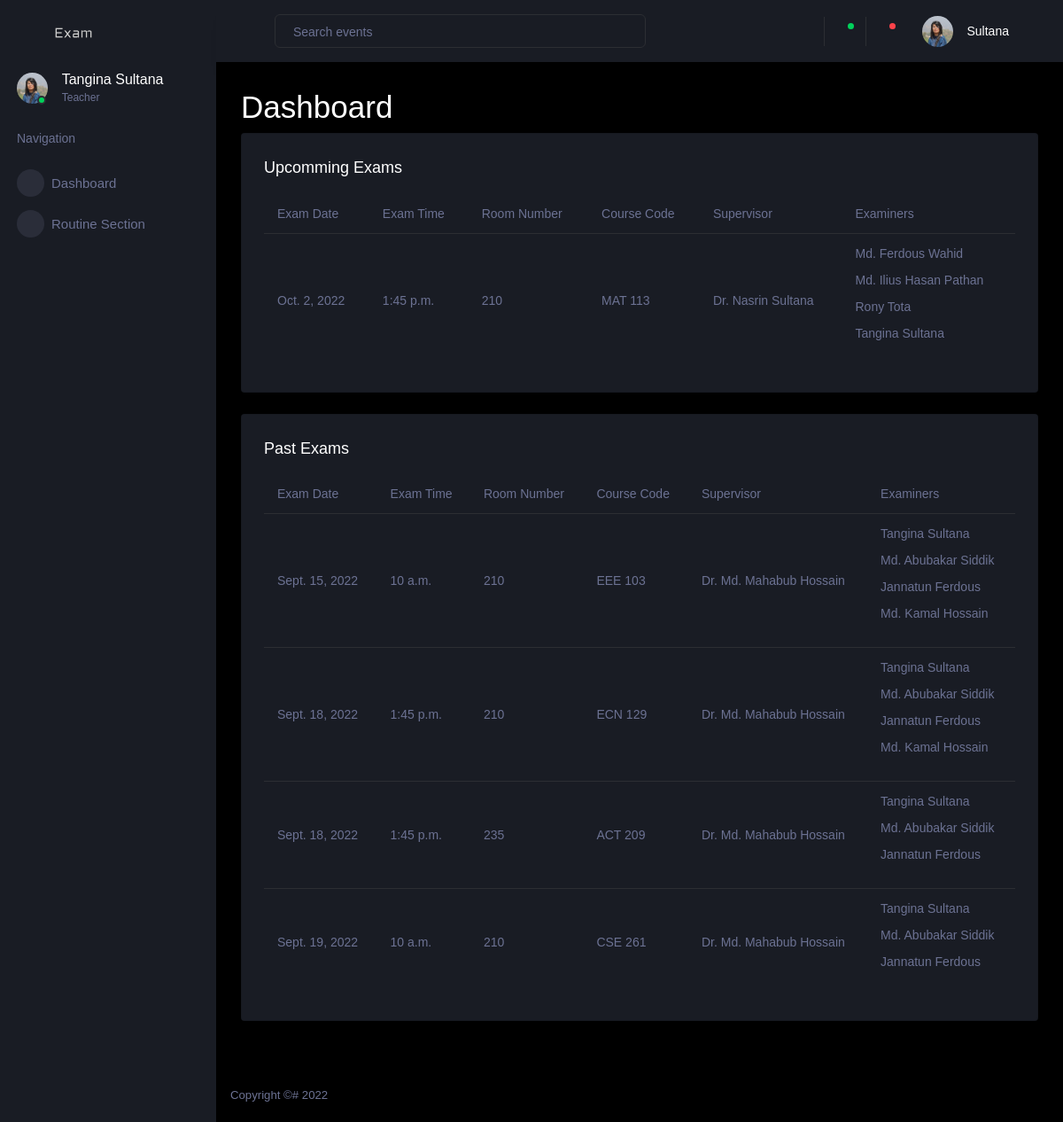
The app's page /user/ (signed in) with its own data.
### account/models.py (models this page shows, shortened)
class Teacher(models.Model):
    user = models.OneToOneField(
        User, on_delete=models.CASCADE, primary_key=True)
    title = models.CharField(max_length=255, null=False,
                             choices=TEACHER_TITLE_CHOICES, default='None')
    contact_number = models.CharField(null=False, unique=True, max_length=255)
    profile_picture = models.ImageField(
        upload_to=get_profile_pictures_directory, blank=True, null=True)
    department = models.ForeignKey(Department, on_delete=models.DO_NOTHING)
    is_available = models.BooleanField(default=True)
    total_creadits = models.DecimalField(
        max_digits=10, decimal_places=2, default=0)
    def __str__(self) -> str:
        return self.user.first_name + " " + self.user.last_name

class Exam(models.Model):
    exam_date = models.DateField()
    exam_time = models.TimeField()
    room_number = models.IntegerField()
    faculty = models.ForeignKey(
        Faculty, on_delete=models.DO_NOTHING, related_name='+')
    course = models.ForeignKey(
        Course, on_delete=models.DO_NOTHING, related_name='+')
    examiners = models.ManyToManyField(Teacher, related_name='+')
    supervisor = models.ForeignKey(
        Teacher, on_delete=models.DO_NOTHING, related_name='supervisor')
    routine = models.ForeignKey(
        Routine, on_delete=models.CASCADE, null=False, default=1)

### dashboard/models.py (models this page shows, shortened)
class Course(models.Model):
    code = models.CharField(max_length=255, null=False)
    credits = models.DecimalField(null=False, max_digits=4, decimal_places=2)
    department = models.ForeignKey(
        Department, on_delete=models.CASCADE, null=False)
    is_sessional = models.BooleanField(null=False, default=False)
    level = models.CharField(max_length=1, null=False,
                             choices=LEVEL_CHOICES, default='1')
    name = models.CharField(max_length=255, null=False)
    semester = models.CharField(
        max_length=2, null=False, choices=SEMESTER_CHOICES, default='I')
    def __str__(self) -> str:
        return f"{ self.code }"

### dashboard/views.py (the view)
# urls.py: path('', dashboard, name='dashboard-page'),
def dashboard(request):
    context = get_context(request)
    return render(request, 'dashboard.html', context)

### account/models.py (called while the page is built)
    def __str__(self) -> str:
        return self.messages

### dashboard/models.py (called while the page is built)
    def __str__(self) -> str:
        return self.name

### dashboard/views.py (called while the page is built)
def is_dean(user):
    try:
        teacher = Teacher.objects.get(user=user)
    except Teacher.DoesNotExist:
        return None
    deans = Dean.objects.filter(teacher=teacher).order_by('-joined')[:1]
    if len(deans) != 1:
        return None
    return deans[0]

def is_staff(user):
    try:
        staff = Staff.objects.get(user=user)
    except Staff.DoesNotExist:
        return None
    return staff

def is_teacher(user):
    try:
        teacher = Teacher.objects.get(user=user)
    except Teacher.DoesNotExist:
        return None
    return teacher

def get_exams(approved_routines, teacher=None):
    past = []
    current = []
    upcomming = []
    today = date.today()
    for routine in approved_routines:
        exams = routine.exam_set.all()
        if teacher:
            exams = filter(lambda exam: teacher in exam.examiners.all()
                           or teacher == exam.supervisor, exams)
        for exam in exams:
            if exam.exam_date == today:
                current.append(exam)
            elif exam.exam_date < today:
                past.append(exam)
            else:
                upcomming.append(exam)
    return current, past, upcomming

def get_notification(user):
    return Notification.objects.filter(user=user, marked_read=False).all()

### dashboard/templates/dashboard.html (shortened to what this page needs)
{% extends "dashboard-base.html" %}
{% load static %}
{% block content %}
<h1>Dashboard</h1>
{% if is_staff %}
<div class="create-new">
  <a class="nav-link btn btn-success create-new-button" href="{% url 'add-routine' %}">
    Add Routine
  </a>
</div>
{% if routines|length %}
<div class="row ">
  <div class="col-12 grid-margin">
    <div class="card">
      <div class="card-body">
        <h4 class="card-title">Pending Routines</h4>
        <div class="table-responsive">
          <table class="table">
            <thead>
              <tr>
                <th> Routine Name </th>
                <th> Department Name </th>
                <th> Start Date </th>
              </tr>
            </thead>
            <tbody>
              {% for routine in routines %}
              <tr>
                <td> {{routine.name}} </td>
                <td> {{routine.department}} </td>
                <td> {{routine.start_date}} </td>
                <td>
                  <a class="btn btn-success" href="{% url 'routine-approve-view' routine.id  %}">View</a>
                </td>
                <td>
                  <a class="btn btn-danger" href="{% url 'reject-routine' routine.id  %}">Reject</a>
                </td>
              </tr>
              {% endfor %}
            </tbody>
          </table>
        </div>
      </div>
    </div>
  </div>
</div>
{% endif %}
{% if approved_routines|length %}
<div class="row">
  <div class="col-12 grid-margin">
    <div class="card">
      <div class="card-body">
        <h4 class="card-title">Routines</h4>
        <div class="table-responsive">
          <table class="table">
            <thead>
              <tr>
                <th> Routine Name </th>
                <th> Department Name </th>
                <th> Start Date </th>
              </tr>
            </thead>
            <tbody>
              {% for routine in approved_routines %}
              <tr>
                <td> {{routine.name}} </td>
                <td> {{routine.department}} </td>
                <td> {{routine.start_date}} </td>
                <td>
                  <a class="btn btn-primary" href="{% url 'routine-view' routine.id  %}">View</a>
                </td>
                <td>
                  <a class="btn btn-success" href="#">Download</a>
                </td>
              </tr>
              {% endfor %}
            </tbody>
          </table>
        </div>
      </div>
    </div>
  </div>
</div>
{% endif %}
{% else %}
{% if upcomming_exams|length %}
<div class="row">
  <div class="col-12 grid-margin">
    <div class="card">
      <div class="card-body">
        <h4 class="card-title">Upcomming Exams</h4>
        <div class="table-responsive">
          <table class="table">
            <thead>
              <tr>
                <th>Exam Date</th>
                <th>Exam Time</th>
                <th>Room Number</th>
                <th>Course Code</th>
                <th>Supervisor</th>
                <th>Examiners</th>
              </tr>
            </thead>
            <tbody>
              {% for exam in upcomming_exams %}
              <tr>
                <td>{{ exam.exam_date }}</td>
                <td>{{ exam.exam_time }}</td>
                <td>{{ exam.room_number }}</td>
                <td>{{ exam.course }}</td>
                <td>{{ exam.supervisor }}</td>
                <td>
                  {% for teacher in exam.examiners.all %}
                  <p> {{ teacher }} </p>
                  {% endfor %}
                </td>
              </tr>
              {% endfor %}
            </tbody>
          </table>
        </div>
      </div>
    </div>
  </div>
</div>
{% endif %}
{% if past_exams|length %}
<div class="row">
  <div class="col-12 grid-margin">
    <div class="card">
      <div class="card-body">
        <h4 class="card-title">Past Exams</h4>
        <div class="table-responsive">
          <table class="table">
            <thead>
              <tr>
                <th>Exam Date</th>
                <th>Exam Time</th>
                <th>Room Number</th>
                <th>Course Code</th>
                <th>Supervisor</th>
                <th>Examiners</th>
              </tr>
            </thead>
            <tbody>
              {% for exam in past_exams %}
              <tr>
                <td>{{ exam.exam_date }}</td>
                <td>{{ exam.exam_time }}</td>
                <td>{{ exam.room_number }}</td>
                <td>{{ exam.course }}</td>
                <td>{{ exam.supervisor }}</td>
                <td>
                  {% for teacher in exam.examiners.all %}
                  <p> {{ teacher }} </p>
                  {% endfor %}
                </td>
              </tr>
              {% endfor %}
            </tbody>
          </table>
        </div>
      </div>
    </div>
  </div>
</div>
{% endif %}
{% endif %}
{% endblock content %}

### dashboard/templates/dashboard-base.html (shortened to what this page needs)
{% load static %}
<!DOCTYPE html>
<html lang="en">
<head>
  <link rel="stylesheet" href="{% static 'dashboard/vendors/mdi/css/materialdesignicons.min.css' %}" />
  <link rel="stylesheet" href="{% static 'dashboard/vendors/css/vendor.bundle.base.css' %}" />
  <link rel="stylesheet" href="{% static 'dashboard/vendors/jvectormap/jquery-jvectormap.css' %}" />
  <link rel="stylesheet" href="{% static 'dashboard/vendors/flag-icon-css/css/flag-icon.min.css' %}" />
  <link rel="stylesheet" href="{% static 'dashboard/vendors/owl-carousel-2/owl.carousel.min.css' %}" />
  <link rel="stylesheet" href="{% static 'dashboard/vendors/owl-carousel-2/owl.theme.default.min.css' %}" />
  <link rel="stylesheet" href="{% static 'dashboard/css/style.css' %}" />
</head>
<body>
  <div class="container-scroller">
    <nav class="sidebar sidebar-offcanvas" id="sidebar">
      <div class="sidebar-brand-wrapper d-none d-lg-flex align-items-center justify-content-center fixed-top">
        <a class="sidebar-brand brand-logo" href="#">
          <img src="{% static 'dashboard/images/logo.svg' %}" alt="logo" />
        </a>
      </div>
      <ul class="nav">
        <li class="nav-item profile">
          <div class="profile-desc">
            <div class="profile-pic">
              <div class="count-indicator">
                {% if user.profile_picture %}
                <img class="img-xs rounded-circle" src="{{ user.profile_picture.url }}" />
                {% else %}
                <img class="img-xs rounded-circle" src="{% static 'dashboard/images/dummy.png' %}" />
                {% endif %}
                <span class="count bg-success"></span>
              </div>
              <div class="profile-name">
                <h5 class="mb-0 font-weight-normal">
                  {{ user.user.first_name }} {{ user.user.last_name }}
                </h5>
                <span>
                  {% if if_staff %}
                  Staff
                  {% elif if_dean %}
                  Dean
                  {% else %}
                  Teacher
                  {% endif %}
                </span>
              </div>
            </div>
          </div>
        </li>
        <li class="nav-item nav-category">
          <span class="nav-link">Navigation</span>
        </li>
        <li class="nav-item menu-items">
          <a class="nav-link" href="{% url 'dashboard-page' %}">
            <span class="menu-icon">
              <i class="mdi mdi-speedometer"></i>
            </span>
            <span class="menu-title">Dashboard</span>
          </a>
        </li>
        {% if not is_staff %}
        <li class="nav-item menu-items">
          <a class="nav-link" href="{% url 'routine-section' %}">
            <span class="menu-icon">
              <i class="mdi mdi-chart-bar"></i>
            </span>
            <span class="menu-title">Routine Section</span>
          </a>
        </li>
        {% endif %}
      </ul>
    </nav>
    <div class="container-fluid page-body-wrapper">
      <nav class="navbar p-0 fixed-top d-flex flex-row">
        <div class="navbar-menu-wrapper flex-grow d-flex align-items-stretch">
          <button class="navbar-toggler navbar-toggler align-self-center" type="button" data-toggle="minimize">
            <span class="mdi mdi-menu"></span>
          </button>
          <ul class="navbar-nav w-100">
            <li class="nav-item w-100">
              <form class="nav-link mt-2 mt-md-0 d-none d-lg-flex search" method="post"
                action="{% url 'search-page' %}">
                <input type="text" name="search" class="form-control" placeholder="Search events" />
              </form>
            </li>
          </ul>
          <ul class="navbar-nav navbar-nav-right">
            <li class="nav-item nav-settings d-none d-lg-block">
              <a class="nav-link" href="#">
                <i class="mdi mdi-view-grid"></i>
              </a>
            </li>
            <li class="nav-item dropdown border-left">
              <a class="nav-link count-indicator dropdown-toggle" id="messageDropdown" href="#" data-toggle="dropdown"
                aria-expanded="false">
                <i class="mdi mdi-email"></i>
                <span class="count bg-success"></span>
              </a>
            </li>
            <li class="nav-item dropdown border-left">
              <a class="nav-link count-indicator dropdown-toggle" id="notificationDropdown" href="#"
                data-toggle="dropdown">
                <i class="mdi mdi-bell"></i>
                {% if notifications|length > 0 %}
                <span class="count bg-danger"></span>
                {% endif %}
              </a>
            </li>
            <li class="nav-item dropdown">
              <a class="nav-link" id="profileDropdown" href="#" data-toggle="dropdown">
                <div class="navbar-profile">
                  {% if user.profile_picture %}
                  <img class="img-xs rounded-circle" src="{{ user.profile_picture.url }}" />
                  {% else %}
                  <img class="img-xs rounded-circle" src="{% static 'dashboard/images/dummy.png' %}" />
                  {% endif %}
                  <p class="mb-0 d-none d-sm-block navbar-profile-name">
                    {{ user.user.last_name }}
                  </p>
                  <i class="mdi mdi-menu-down d-none d-sm-block pl-3"></i>
                </div>
              </a>
            </li>
          </ul>
        </div>
      </nav>
      <div class="main-panel">
        <div class="content-wrapper">
          {% block content %}{% endblock %}
        </div>
        <footer class="footer">
          <div class="d-sm-flex justify-content-center justify-content-sm-between">
            <span class="text-muted d-block text-center text-sm-left d-sm-inline-block">Copyright ©# 2022</span>
          </div>
        </footer>
      </div>
    </div>
  </div>
</body>
</html>

### records on screen
Teacher: profile_picture (picture), user.first_name "Tangina", user.last_name "Sultana", user_id.last_name "Tangina Sultana"
Exam: exam_date "Oct. 2, 2022", exam_time "1:45 p.m.", room_number "210", course "MAT 113", supervisor "Dr. Nasrin Sultana"
Teacher: user_id.last_name "Md. Ferdous Wahid"
Teacher: user_id.last_name "Md. Ilius Hasan Pathan"
Teacher: user_id.last_name "Rony Tota"
Exam: exam_date "Sept. 15, 2022", exam_time "10 a.m.", room_number "210", course "EEE 103", supervisor "Dr. Md. Mahabub Hossain"
Teacher: user_id.last_name "Md. Abubakar Siddik"
Teacher: user_id.last_name "Jannatun Ferdous"
Teacher: user_id.last_name "Md. Kamal Hossain"
Exam: exam_date "Sept. 18, 2022", exam_time "1:45 p.m.", room_number "210", course "ECN 129", supervisor "Dr. Md. Mahabub Hossain"
Exam: exam_date "Sept. 18, 2022", exam_time "1:45 p.m.", room_number "235", course "ACT 209", supervisor "Dr. Md. Mahabub Hossain"
Exam: exam_date "Sept. 19, 2022", exam_time "10 a.m.", room_number "210", course "CSE 261", supervisor "Dr. Md. Mahabub Hossain"
